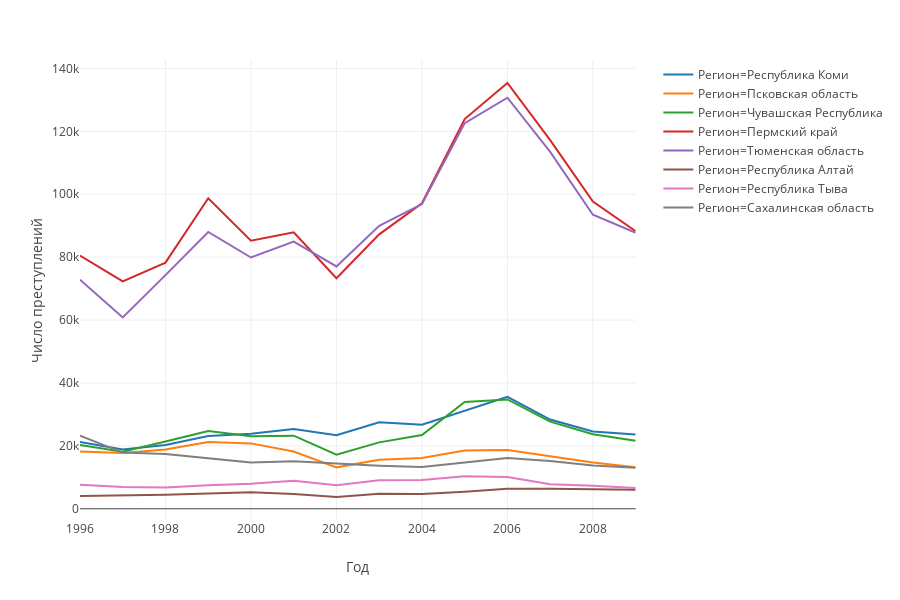

This figure's notebook cell:
### Code cell
sample = crime[crime['Регион'].isin(region_sample)].copy()
px.line(sample, x = 'Год', y = 'Число преступлений', color = 'Регион')

### Figure 1 — Plotly figure (JSON) as saved in the notebook; plotly's stock layout.template omitted (floating-point values rounded to 4 significant figures)
{"data": [{"hoverlabel": {"namelength": 0}, "hovertemplate": "Регион=Республика Коми<br>Год=%{x}<br>Число преступлений=%{y}", "legendgroup": "Регион=Республика Коми", "line": {"color": "#1f77b4", "dash": "solid"}, "mode": "lines", "name": "Регион=Республика Коми", "showlegend": true, "type": "scatter", "x": [1996, 1997, 1998, 1999, 2000, 2001, 2002, 2003, 2004, 2005, 2006, 2007, 2008, 2009], "xaxis": "x", "y": [21211, 18884, 20309, 23146, 23852, 25355, 23363, 27473, 26722, 31043, 35559, 28358, 24585, 23629], "yaxis": "y"}, {"hoverlabel": {"namelength": 0}, "hovertemplate": "Регион=Псковская область<br>Год=%{x}<br>Число преступлений=%{y}", "legendgroup": "Регион=Псковская область", "line": {"color": "#ff7f0e", "dash": "solid"}, "mode": "lines", "name": "Регион=Псковская область", "showlegend": true, "type": "scatter", "x": [1996, 1997, 1998, 1999, 2000, 2001, 2002, 2003, 2004, 2005, 2006, 2007, 2008, 2009], "xaxis": "x", "y": [18202, 17751, 18834, 21216, 20789, 18209, 13166, 15602, 16115, 18524, 18670, 16597, 14714, 13163], "yaxis": "y"}, {"hoverlabel": {"namelength": 0}, "hovertemplate": "Регион=Чувашская Республика<br>Год=%{x}<br>Число преступлений=%{y}", "legendgroup": "Регион=Чувашская Республика", "line": {"color": "#2ca02c", "dash": "solid"}, "mode": "lines", "name": "Регион=Чувашская Республика", "showlegend": true, "type": "scatter", "x": [1996, 1997, 1998, 1999, 2000, 2001, 2002, 2003, 2004, 2005, 2006, 2007, 2008, 2009], "xaxis": "x", "y": [20271, 18130, 21404, 24709, 23026, 23233, 17164, 21113, 23433, 33958, 34747, 27690, 23720, 21653], "yaxis": "y"}, {"hoverlabel": {"namelength": 0}, "hovertemplate": "Регион=Пермский край<br>Год=%{x}<br>Число преступлений=%{y}", "legendgroup": "Регион=Пермский край", "line": {"color": "#d62728", "dash": "solid"}, "mode": "lines", "name": "Регион=Пермский край", "showlegend": true, "type": "scatter", "x": [1996, 1997, 1998, 1999, 2000, 2001, 2002, 2003, 2004, 2005, 2006, 2007, 2008, 2009], "xaxis": "x", "y": [80476, 72285, 78269, 98731, 85232, 87918, 73314, 87248, 97152, 123923, 135373, 117198, 97646, 88239], "yaxis": "y"}, {"hoverlabel": {"namelength": 0}, "hovertemplate": "Регион=Тюменская область<br>Год=%{x}<br>Число преступлений=%{y}", "legendgroup": "Регион=Тюменская область", "line": {"color": "#9467bd", "dash": "solid"}, "mode": "lines", "name": "Регион=Тюменская область", "showlegend": true, "type": "scatter", "x": [1996, 1997, 1998, 1999, 2000, 2001, 2002, 2003, 2004, 2005, 2006, 2007, 2008, 2009], "xaxis": "x", "y": [72832, 60836, 74283, 87997, 79882, 84929, 77036, 89971, 96893, 122608, 130691, 113456, 93477, 87749], "yaxis": "y"}, {"hoverlabel": {"namelength": 0}, "hovertemplate": "Регион=Республика Алтай<br>Год=%{x}<br>Число преступлений=%{y}", "legendgroup": "Регион=Республика Алтай", "line": {"color": "#8c564b", "dash": "solid"}, "mode": "lines", "name": "Регион=Республика Алтай", "showlegend": true, "type": "scatter", "x": [1996, 1997, 1998, 1999, 2000, 2001, 2002, 2003, 2004, 2005, 2006, 2007, 2008, 2009], "xaxis": "x", "y": [4024, 4156, 4475, 4884, 5251, 4719, 3739, 4759, 4697, 5433, 6390, 6326, 6131, 6061], "yaxis": "y"}, {"hoverlabel": {"namelength": 0}, "hovertemplate": "Регион=Республика Тыва<br>Год=%{x}<br>Число преступлений=%{y}", "legendgroup": "Регион=Республика Тыва", "line": {"color": "#e377c2", "dash": "solid"}, "mode": "lines", "name": "Регион=Республика Тыва", "showlegend": true, "type": "scatter", "x": [1996, 1997, 1998, 1999, 2000, 2001, 2002, 2003, 2004, 2005, 2006, 2007, 2008, 2009], "xaxis": "x", "y": [7617, 6954, 6722, 7480, 7942, 8871, 7487, 9030, 9109, 10301, 10089, 7781, 7326, 6601], "yaxis": "y"}, {"hoverlabel": {"namelength": 0}, "hovertemplate": "Регион=Сахалинская область<br>Год=%{x}<br>Число преступлений=%{y}", "legendgroup": "Регион=Сахалинская область", "line": {"color": "#7f7f7f", "dash": "solid"}, "mode": "lines", "name": "Регион=Сахалинская область", "showlegend": true, "type": "scatter", "x": [1996, 1997, 1998, 1999, 2000, 2001, 2002, 2003, 2004, 2005, 2006, 2007, 2008, 2009], "xaxis": "x", "y": [23255, 17849, 17443, 16094, 14682, 15114, 14379, 13683, 13264, 14592, 16114, 15214, 13737, 13019], "yaxis": "y"}], "layout": {"height": 600, "legend": {"tracegroupgap": 0}, "margin": {"t": 60}, "xaxis": {"anchor": "y", "domain": [0, 0.98], "title": {"text": "Год"}}, "yaxis": {"anchor": "x", "domain": [0, 1], "title": {"text": "Число преступлений"}}}}
